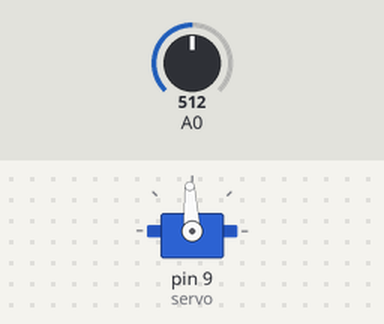
Bench run of a sketch on a simulated Arduino Uno, built with avr-gcc and run on an emulated ATmega328P. Parts: servo. Inputs (shaded band) come from the test bench; at power-on: A0 = 512.

Above: at 1.2 s.
1.3 s: A0 set to 716
At 2.5 s:
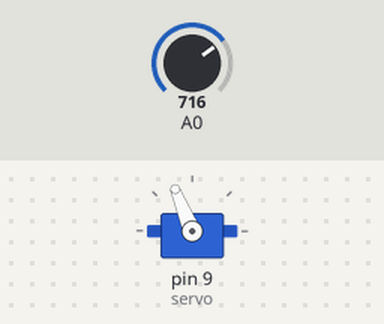
2.8 s: A0 set to 900
At 3.4 s:
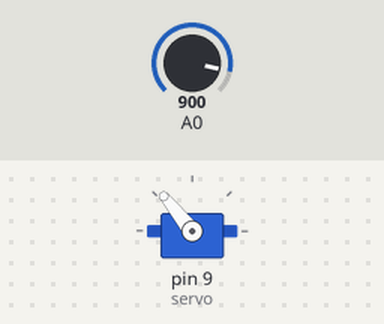
4.3 s: A0 set to 1023
At 4.8 s:
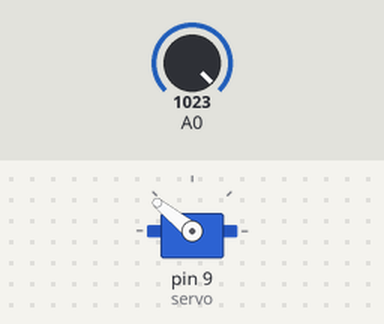
5.8 s: A0 set to 306
At 6.9 s:
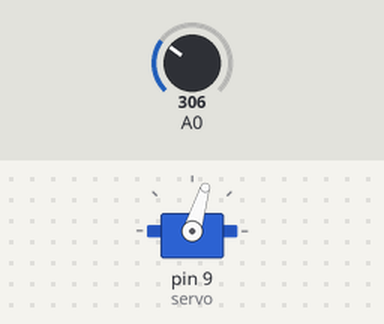
7.3 s: A0 set to 122
At 8.3 s:
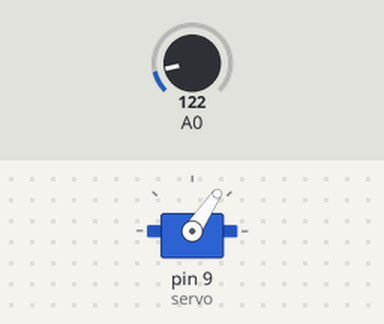
8.8 s: A0 set to 511
At 9.1 s:
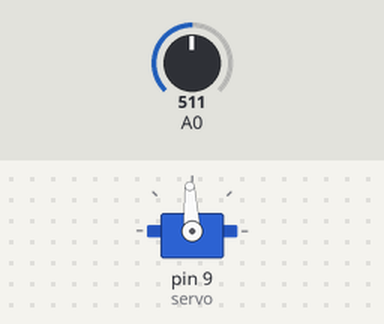
Timing chart, 0 to 11.3 s (numbered marks = the images above; inputs shaded):
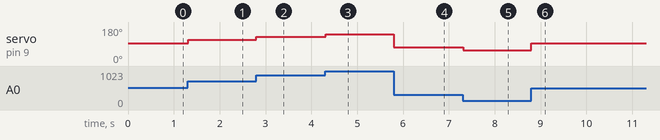

Measured:
- after the input at 1.3 s, servo on pin 9 (servo): 93° → 112° at once
- after the input at 2.8 s, servo on pin 9 (servo): 112° → 129° at once
- after the input at 4.3 s, servo on pin 9 (servo): 129° → 141° at once
- after the input at 5.8 s, servo on pin 9 (servo): 141° → 73° at once
- after the input at 7.3 s, servo on pin 9 (servo): 73° → 56° at once
- after the input at 8.8 s, servo on pin 9 (servo): 56° → 93° at once

The sketch:

sketch_apr14c.ino
```cpp
#include <Servo.h>

Servo servo;

int val;

void setup() {
  servo.attach(9);
}

void loop() {
  val = analogRead(A0);
  val = map(val, 0, 1023, 1000, 2000);
  servo.writeMicroseconds(val);
  delay(15);
}
```
